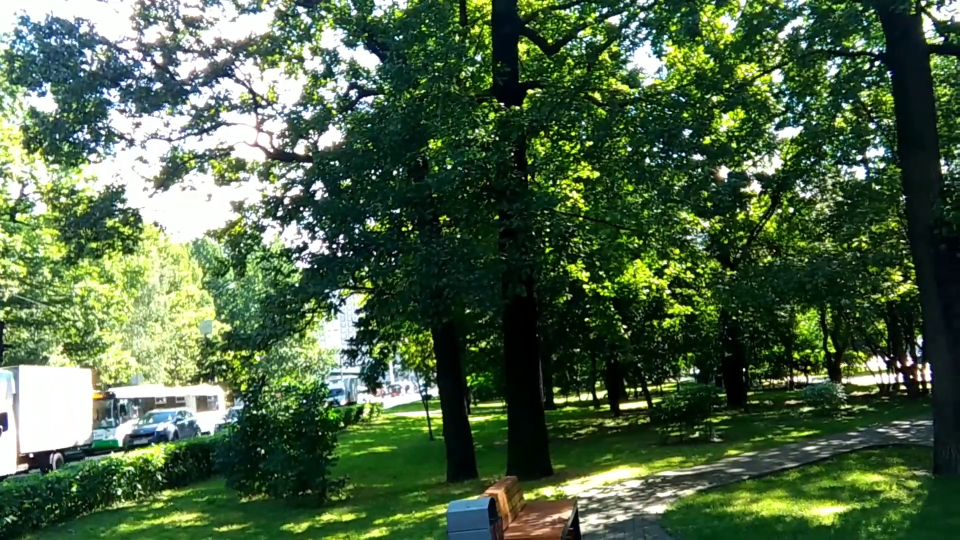
#> input picture frame 17 of Experiment_8/input.mp4, 1920 x 1080 px (shown at 1/2 size)
$ python main.py
#> lines starting #> are read from the running program, lines starting #| are printed output that depends on the picture; after the words box and inside, x2 and y2 are one past the last pixel; in counts of white or black regions, pixels touching at a corner belong together
import cv2
import numpy as np
import os

# EXPERIMENT 8
# Optical Flow Based Object Tracking

INPUT_VIDEO = "input.mp4"
OUTPUT_VIDEO = "optical_flow_output.mp4"

# Open Input Video

cap = cv2.VideoCapture(INPUT_VIDEO)

if not cap.isOpened():
    print("ERROR: input.mp4 not found!")
    print("Please put input.mp4 in the same folder as main.py")
    exit()

# Video information
fps = cap.get(cv2.CAP_PROP_FPS)

if fps == 0:
    fps = 30

width = int(cap.get(cv2.CAP_PROP_FRAME_WIDTH))
height = int(cap.get(cv2.CAP_PROP_FRAME_HEIGHT))

print("========================================")
print("Video opened successfully")
print("Width  :", width)
print("Height :", height)
print("FPS    :", fps)
print("========================================")

# Create Output Video

fourcc = cv2.VideoWriter_fourcc(*"mp4v")

out = cv2.VideoWriter(
    OUTPUT_VIDEO,
    fourcc,
    fps,
    (width, height)
)

if not out.isOpened():
    print("ERROR: Could not create output video!")
    cap.release()
    exit()

# Lucas-Kanade Parameters

feature_params = dict(
    maxCorners=200,
    qualityLevel=0.3,
    minDistance=7,
    blockSize=7
)

lk_params = dict(
    winSize=(15, 15),
    maxLevel=2,
    criteria=(
        cv2.TERM_CRITERIA_EPS |
        cv2.TERM_CRITERIA_COUNT,
        10,
        0.03
    )
)

# Random colors
colors = np.random.randint(
    0, 255,
    (200, 3)
)

# Read First Frame

ret, old_frame = cap.read()
#> old_frame is the input picture: shape (1080, 1920, 3); mean B, G, R 69.7, 100.9, 77.8

if not ret:
    print("ERROR: Could not read first frame!")
    cap.release()
    out.release()
    exit()

old_gray = cv2.cvtColor(
    old_frame,
    cv2.COLOR_BGR2GRAY
)
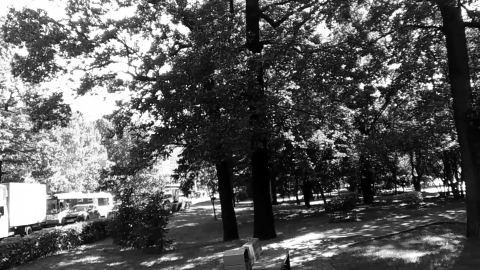
#> old_gray: shape (1080, 1920) (shown at 1/4 size); min 0, max 255, mean 90.4

# Shi-Tomasi Corner Detection
p0 = cv2.goodFeaturesToTrack(
    old_gray,
    mask=None,
    **feature_params
)
#> p0 = 200 rows, first 8: [1624, 319], [603, 417], [1488, 739], [1822, 754], [1025, 308], [760, 342], [1657, 81], [1367, 308]

# Trajectory mask
mask = np.zeros_like(old_frame)

frame_count = 0

# PROCESS VIDEO

while True:

    ret, frame = cap.read()
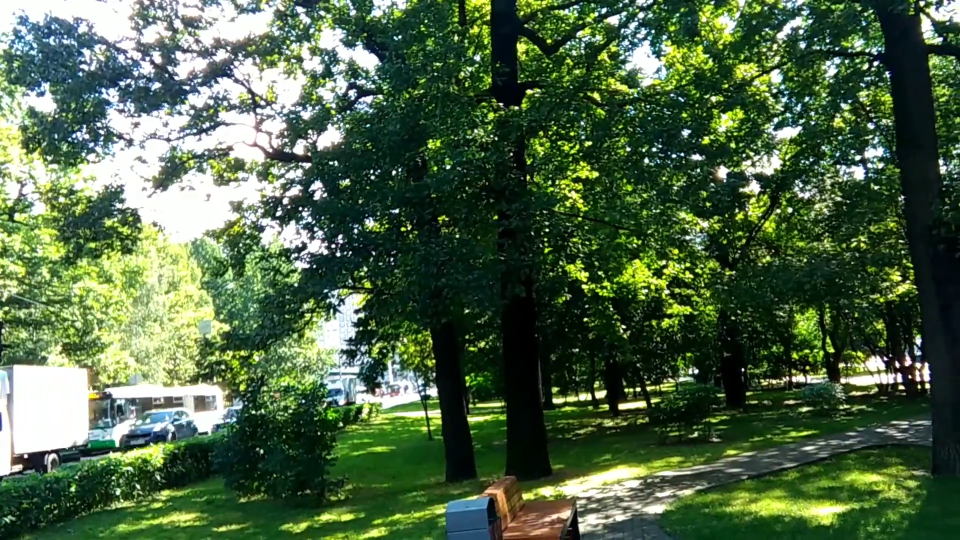
#> input picture frame 18 of Experiment_8/input.mp4, 1920 x 1080 px (shown at 1/2 size)
#> frame is the input picture: shape (1080, 1920, 3); mean B, G, R 69.5, 100.7, 77.5

    if not ret:
        break

    frame_gray = cv2.cvtColor(
        frame,
        cv2.COLOR_BGR2GRAY
    )
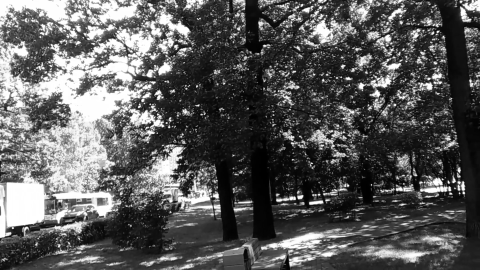
#> frame_gray: shape (1080, 1920) (shown at 1/4 size); min 0, max 255, mean 90.2

    # LUCAS-KANADE OPTICAL FLOW

    if p0 is not None:

        p1, status, error = cv2.calcOpticalFlowPyrLK(
            old_gray,
            frame_gray,
            p0,
            None,
            **lk_params
        )
#> p1 = 200 rows, first 8: [1621.7, 319.3], [600.8, 417], [1485.7, 739], [1819.2, 754], [1023, 308.3], [757.9, 342], [1654.6, 81.51], [1364.7, 308.3]; status = 200 values from 1 to 1; error = 200 values, max 20.88 at index 174, min 0.0481 at index 18, mean 3.38

        if p1 is not None:

            good_new = p1[status == 1]
#> good_new = 200 pairs, first value 51.9 to 1908.3, second value 10.26 to 1044
            good_old = p0[status == 1]
#> good_old = 200 pairs, first value 63 to 1911, second value 10 to 1044

            for i, (new, old) in enumerate(
                zip(good_new, good_old)
            ):

                x_new, y_new = new.ravel()
                x_old, y_old = old.ravel()

                x_new = int(x_new)
                y_new = int(y_new)

                x_old = int(x_old)
                y_old = int(y_old)

                # Draw trajectory
                mask = cv2.line(
                    mask,
                    (x_new, y_new),
                    (x_old, y_old),
                    colors[i % 200].tolist(),
                    2
                )

                # Draw feature point
                frame = cv2.circle(
                    frame,
                    (x_new, y_new),
                    4,
                    colors[i % 200].tolist(),
                    -1
                )

                # Draw motion vector
                cv2.arrowedLine(
                    frame,
                    (x_old, y_old),
                    (x_new, y_new),
                    (0, 255, 0),
                    1,
                    tipLength=0.3
                )
#> this loop made 200 passes
#> (new, x_new, y_new, x_old, y_old) on passes 1 to 3: ([1621.7, 319.3], 1621, 319, 1624, 319), ([600.8, 417], 600, 417, 603, 417), ([1485.7, 739], 1485, 738, 1488, 739)
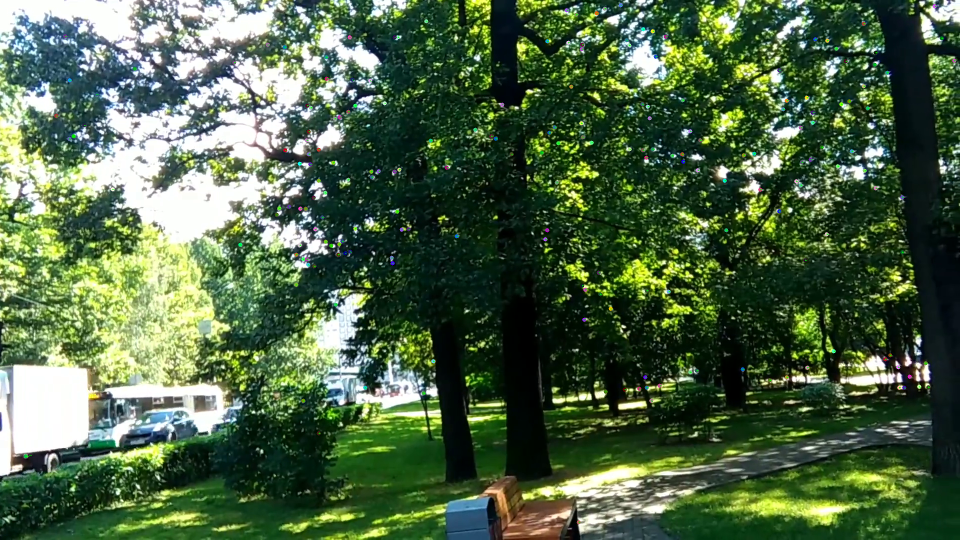
#> frame: shape (1080, 1920, 3) (shown at 1/2 size); mean B, G, R 69.3, 100.6, 77.4
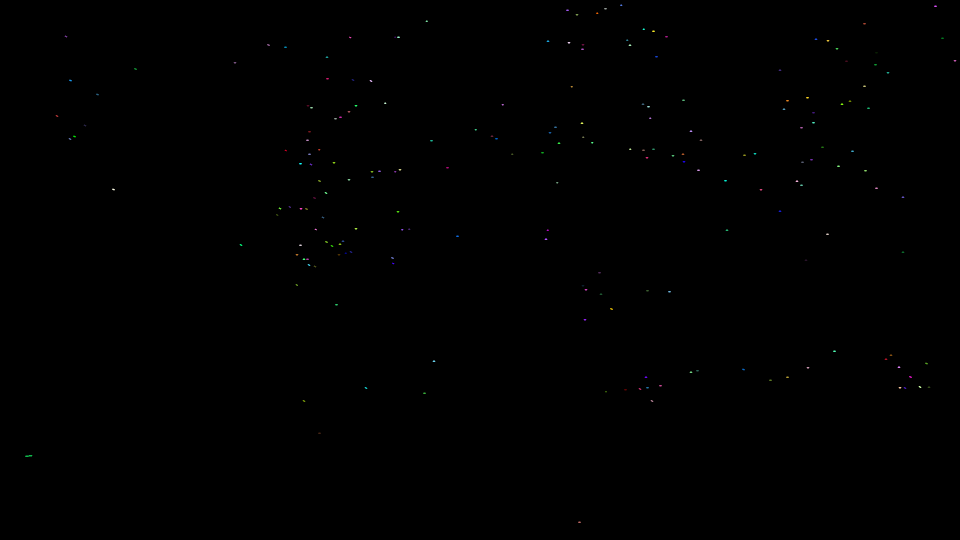
#> mask: shape (1080, 1920, 3) (shown at 1/2 size); mean of channels 0, 1, 2 0.2, 0.2, 0.1; drawn as B, G, R

            p0 = good_new.reshape(-1, 1, 2)
#> p0 has the same summary as p1

    # FARNEBACK DENSE OPTICAL FLOW

    flow = cv2.calcOpticalFlowFarneback(
        old_gray,
        frame_gray,
        None,
        0.5,
        3,
        15,
        3,
        5,
        1.2,
        0
    )

    magnitude, angle = cv2.cartToPolar(
        flow[..., 0],
        flow[..., 1]
    )
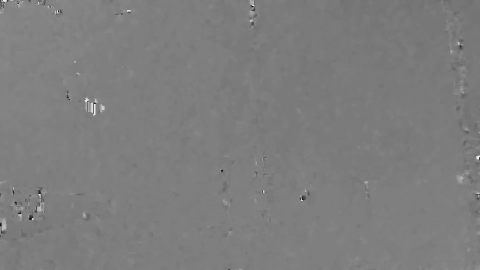
#> angle: shape (1080, 1920) float32 (shown at 1/4 size); min 2.23e-19, max 6.28, mean 3.1; drawn with min black and max white

    average_motion = np.mean(magnitude)
#> average_motion = 2.2
    average_direction = np.mean(angle) * 180 / np.pi
#> average_direction = 177.7

    # COMBINE FRAME + TRAJECTORY

    output_frame = cv2.add(
        frame,
        mask
    )

    # DISPLAY INFORMATION

    cv2.putText(
        output_frame,
        "OPTICAL FLOW OBJECT TRACKING",
        (20, 35),
        cv2.FONT_HERSHEY_SIMPLEX,
        0.7,
        (0, 255, 255),
        2
    )

    cv2.putText(
        output_frame,
        f"Motion Magnitude: {average_motion:.2f}",
        (20, 70),
        cv2.FONT_HERSHEY_SIMPLEX,
        0.6,
        (255, 255, 0),
        2
    )

    cv2.putText(
        output_frame,
        f"Direction: {average_direction:.2f} degrees",
        (20, 100),
        cv2.FONT_HERSHEY_SIMPLEX,
        0.6,
        (255, 255, 0),
        2
    )
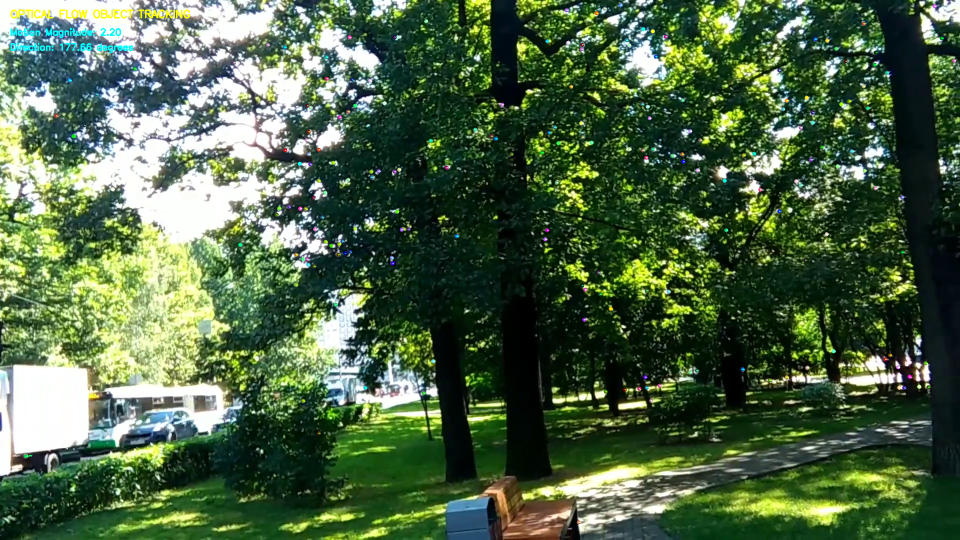
#> output_frame: shape (1080, 1920, 3) (shown at 1/2 size); mean B, G, R 69.3, 100.9, 77.3

    cv2.putText(
        output_frame,
        f"Frame: {frame_count}",
        (20, 130),
        cv2.FONT_HERSHEY_SIMPLEX,
        0.6,
        (255, 255, 255),
        2
    )
#> output_frame: shape (1080, 1920, 3); 0.03% of pixels changed, all inside (x1, y1, x2, y2) = (21, 116, 107, 132)

    # SAVE EVERY FRAME

    out.write(output_frame)

    # Show output
    cv2.imshow(
        "Optical Flow Tracking",
        output_frame
    )

    # UPDATE PREVIOUS FRAME

    old_gray = frame_gray.copy()

    frame_count += 1

    # Re-detect features every 30 frames
    if frame_count % 30 == 0:

        p0 = cv2.goodFeaturesToTrack(
            old_gray,
            mask=None,
            **feature_params
        )

        mask = np.zeros_like(old_frame)

    # Press Q to stop
    if cv2.waitKey(1) & 0xFF == ord("q"):
#> (key q is pressed here)
        print("Video processing stopped by user.")
        break


# RELEASE EVERYTHING

cap.release()
out.release()
cv2.destroyAllWindows()

# CHECK OUTPUT FILE

if os.path.exists(OUTPUT_VIDEO):

    file_size = os.path.getsize(
        OUTPUT_VIDEO
    ) / (1024 * 1024)

    print("\n========================================")
    print("EXPERIMENT COMPLETED SUCCESSFULLY")
    print("========================================")
    print("Total Frames :", frame_count)
    print("Output File  :", OUTPUT_VIDEO)
    print(f"File Size    : {file_size:.2f} MB")
    print("========================================")
    print("Output video has been saved successfully!")

else:

    print("\nERROR: Output video was not created.")

$ run again, starting later in the video
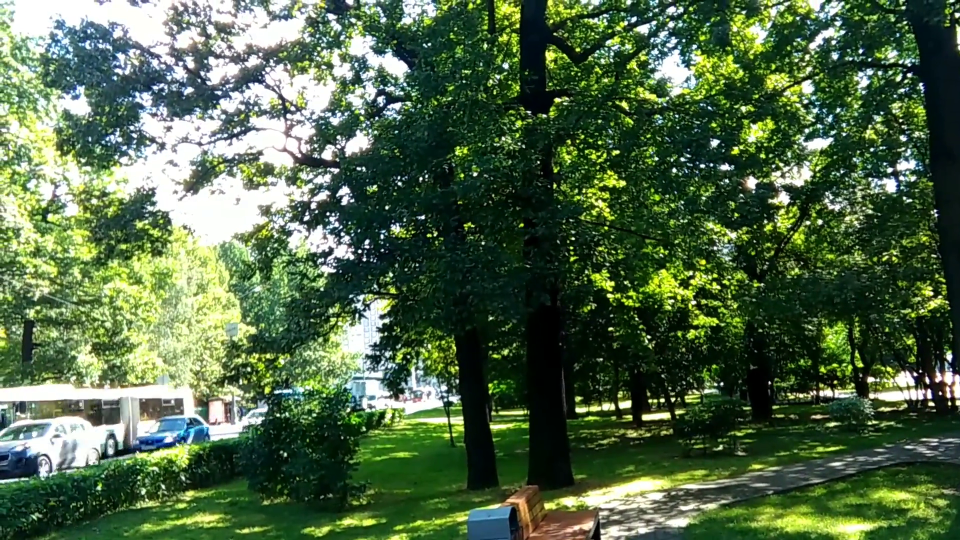
#> input picture frame 76 of Experiment_8/input.mp4, 1920 x 1080 px (shown at 1/2 size)
#> old_frame is the input picture: shape (1080, 1920, 3); mean B, G, R 71, 103.4, 80.1
#> `p0 = cv2.goodFeaturesToTrack( old_gray, mask=None, **feature_params )`: p0 = 200 rows, first 8: [1841, 742], [656, 427], [1076, 324], [1423, 329], [720, 502], [1683, 343], [729, 519], [753, 236]
#> p1 = 200 rows, first 8: [1842, 743], [657, 427.4], [1077.1, 324.8], [1424, 329.8], [721.1, 502.6], [1684.3, 343.7], [730, 519.5], [754, 236.5]; status = 200 values from 1 to 1; error = 200 values, max 22.54 at index 56, min 0.349 at index 159, mean 3.58
#> good_new = 200 pairs, first value 261.3 to 1912.3, second value 15.79 to 903.6
#> good_old = 200 pairs, first value 260 to 1911, second value 15 to 903
#> the loop `for i, (new, old) in enumerate( zip(good_new, good_old) ): ` made 200 passes
#> (new, x_new, y_new, x_old, y_old) on passes 1 to 3: ([1842, 743], 1841, 742, 1841, 742), ([657, 427.4], 657, 427, 656, 427), ([1077.1, 324.8], 1077, 324, 1076, 324)
#> after the loop `for i, (new, old) in enumerate(`:
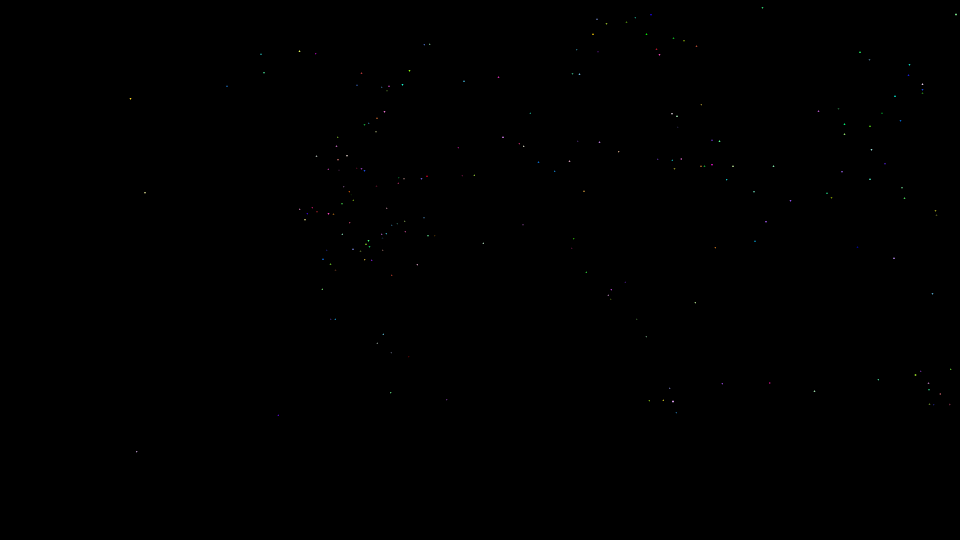
#> mask: shape (1080, 1920, 3) (shown at 1/2 size); mean of channels 0, 1, 2 0.1, 0.1, 0.1; drawn as B, G, R
#> `p0 = good_new.reshape(-1, 1, 2)`: p0 has the same summary as p1
#> average_motion = 1.23
#> average_direction = 41.66
#> `cv2.putText( output_frame, f"Direction: {average_direction:.2f} degree..`:
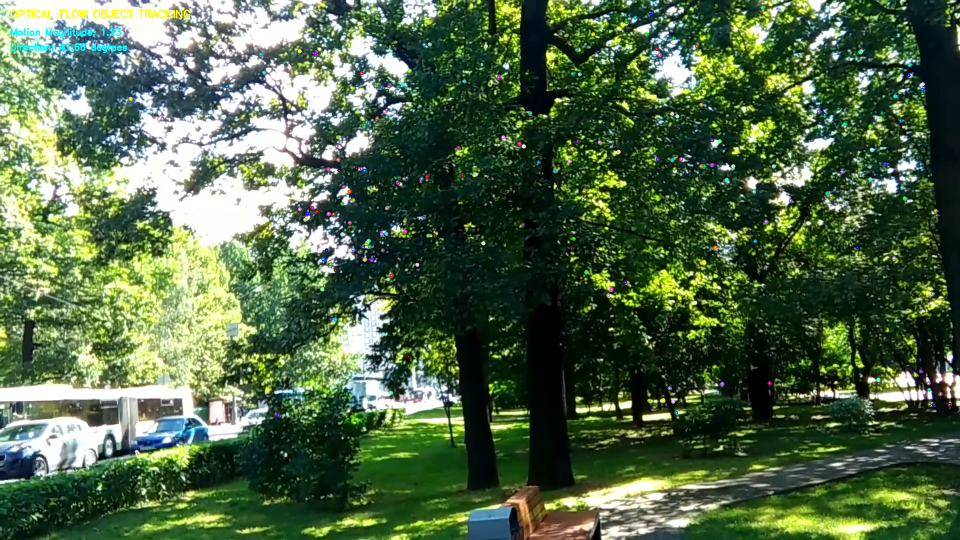
#> output_frame: shape (1080, 1920, 3) (shown at 1/2 size); mean B, G, R 71.4, 103.7, 80.4

$ run again, starting later in the video
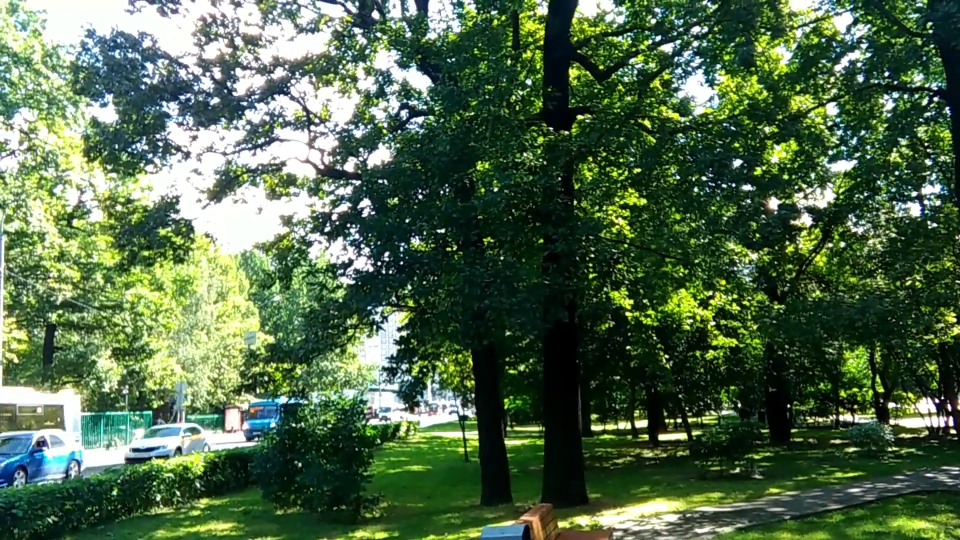
#> input picture frame 136 of Experiment_8/input.mp4, 1920 x 1080 px (shown at 1/2 size)
#> old_frame is the input picture: shape (1080, 1920, 3); mean B, G, R 73.7, 104.4, 80.2
#> `p0 = cv2.goodFeaturesToTrack( old_gray, mask=None, **feature_params )`: p0 = 200 rows, first 8: [1885, 796], [758, 527], [1467, 370], [803, 525], [883, 384], [697, 450], [1730, 388], [1851, 288]
#> p1 = 200 rows, first 8: [1885.5, 796.7], [758.3, 527.7], [1467.3, 370.7], [803.3, 525.7], [883.3, 384.8], [697.4, 450.8], [1730.5, 388.8], [1851.4, 288.9]; status = 200 values from 1 to 1; error = 200 values, max 18.46 at index 37, min 1.97 at index 137, mean 3.97
#> good_new = 200 pairs, first value 259.5 to 1913.3, second value 7.86 to 872.9
#> good_old = 200 pairs, first value 259 to 1913, second value 7 to 872
#> the loop `for i, (new, old) in enumerate( zip(good_new, good_old) ): ` made 200 passes
#> (new, x_new, y_new, x_old, y_old) on passes 1 to 3: ([1885.5, 796.7], 1885, 796, 1885, 796), ([758.3, 527.7], 758, 527, 758, 527), ([1467.3, 370.7], 1467, 370, 1467, 370)
#> after the loop `for i, (new, old) in enumerate(`:
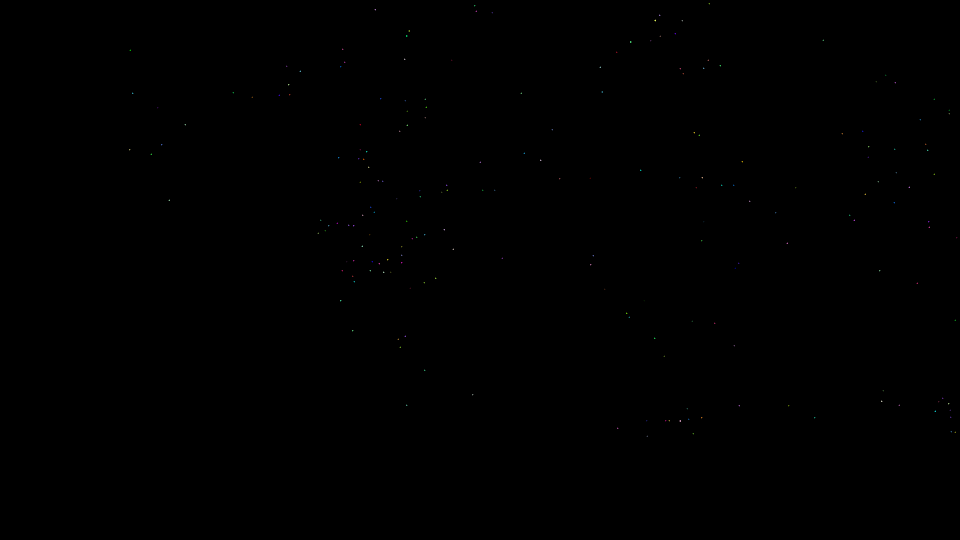
#> mask: shape (1080, 1920, 3) (shown at 1/2 size); mean of channels 0, 1, 2 0.1, 0.1, 0.1; drawn as B, G, R
#> `p0 = good_new.reshape(-1, 1, 2)`: p0 has the same summary as p1
#> average_motion = 0.961
#> average_direction = 67.81
#> `cv2.putText( output_frame, f"Direction: {average_direction:.2f} degree..`:
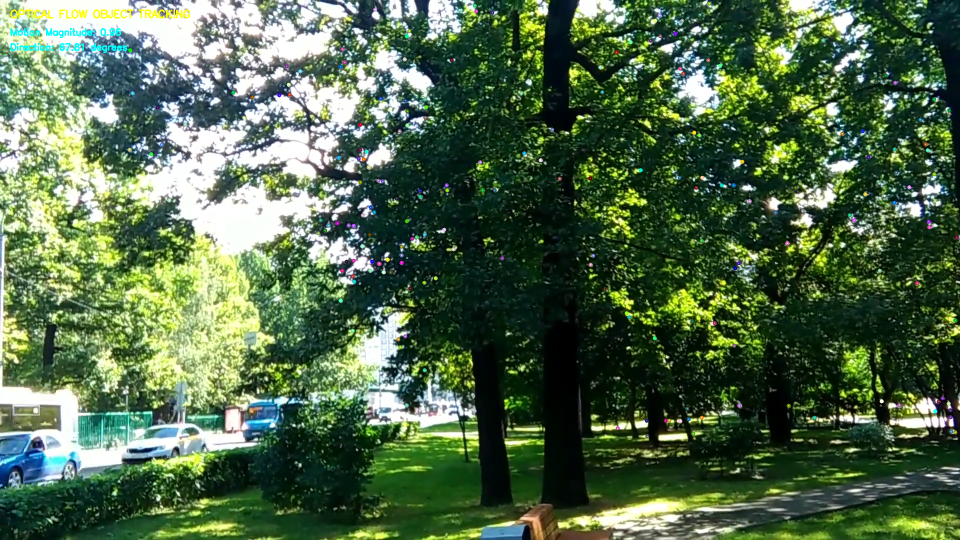
#> output_frame: shape (1080, 1920, 3) (shown at 1/2 size); mean B, G, R 74, 104.8, 80.5
